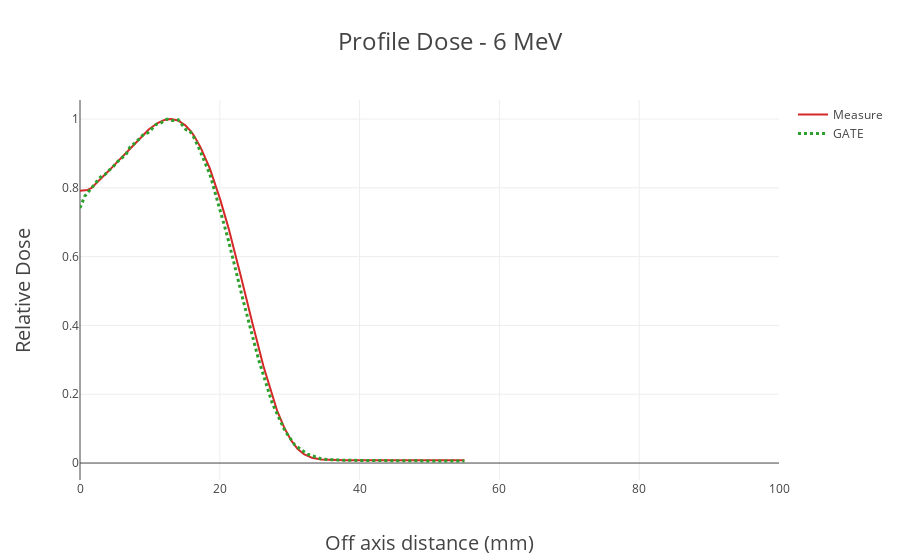
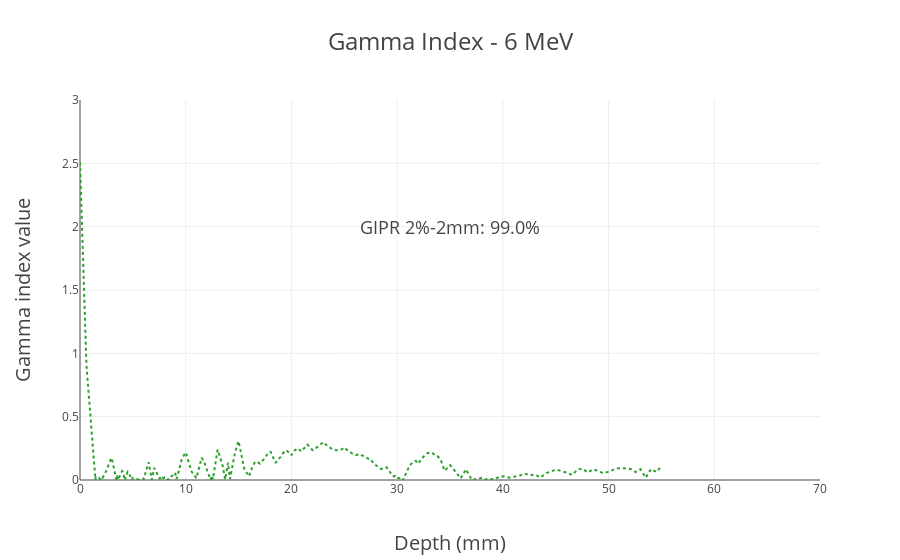
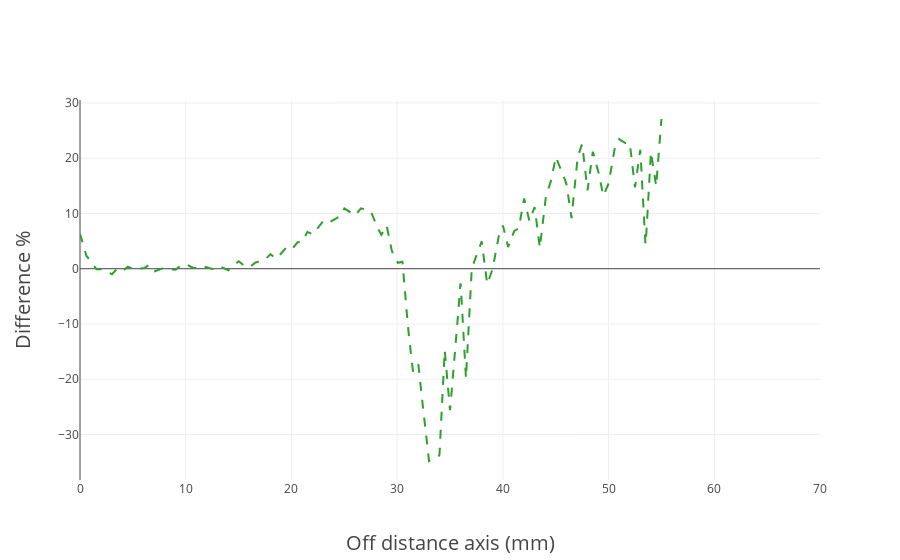

Notebook code cell kept with these figures, in order:
### Code cell
LinearInterpolation=True
#Point every (in mm)
#NewStep=0.1

Threshold=False
#Of Dmax
ThresholdValue=0.1


#Gamma Index criterion 
DTA=2 #mm
deltaDmax=0.02 #%


name='validation_profile_6e_22'

gammaIndex(mesurePlotData, gatePlotData, DTA, deltaDmax, name, Threshold)

### Figure 1 — Plotly figure (JSON) as saved in the notebook; plotly's stock layout.template omitted (floating-point values rounded to 4 significant figures; data arrays with more than 128 entries replaced by an {"elided": "..."} marker saying what was removed)
{"data": [{"line": {"color": "rgba(214, 39, 40, 100)"}, "mode": "line", "name": "Measure", "type": "scatter", "x": {"elided": "2000 float values"}, "y": {"elided": "2000 float values"}}, {"line": {"color": "rgba(44, 160, 44, 100)", "dash": "dot", "width": 3}, "mode": "line", "name": "GATE", "type": "scatter", "x": {"elided": "2000 float values"}, "y": {"elided": "2000 float values"}}], "layout": {"title": "Profile Dose - 6 MeV", "titlefont": {"size": 24}, "xaxis": {"range": [0, 100], "title": "Off axis distance (mm)", "titlefont": {"size": 20}}, "yaxis": {"title": "Relative Dose", "titlefont": {"size": 20}}}}

### Figure 2 — Plotly figure (JSON) as saved in the notebook; plotly's stock layout.template omitted (floating-point values rounded to 4 significant figures; data arrays with more than 128 entries replaced by an {"elided": "..."} marker saying what was removed)
{"data": [{"line": {"color": "rgba(44, 160, 44, 100)", "dash": "dot"}, "mode": "lines", "name": "Gamma Index GATE ", "type": "scatter", "x": {"elided": "2000 float values"}, "y": {"elided": "2000 float values"}}], "layout": {"annotations": [{"font": {"size": 18}, "showarrow": false, "text": "GIPR 2%-2mm: 99.0%", "x": 35, "xref": "gateX2", "y": 2, "yref": "gammaIndex"}], "title": "Gamma Index - 6 MeV", "titlefont": {"size": 24}, "xaxis": {"range": [0, 70], "title": "Depth (mm)", "titlefont": {"size": 20}}, "yaxis": {"range": [0, 3], "title": "Gamma index value", "titlefont": {"size": 20}}}}

### Figure 3 — Plotly figure (JSON) as saved in the notebook; plotly's stock layout.template omitted (floating-point values rounded to 4 significant figures; data arrays with more than 128 entries replaced by an {"elided": "..."} marker saying what was removed)
{"data": [{"line": {"color": "rgba(44, 160, 44, 100)", "dash": "dash"}, "mode": "lines", "name": "Difference % GATE ", "type": "scatter", "x": {"elided": "2000 float values"}, "y": {"elided": "2000 float values"}}], "layout": {"xaxis": {"range": [0, 70], "title": "Off distance axis (mm)", "titlefont": {"size": 20}}, "yaxis": {"title": "Difference %", "titlefont": {"size": 20}}}}
